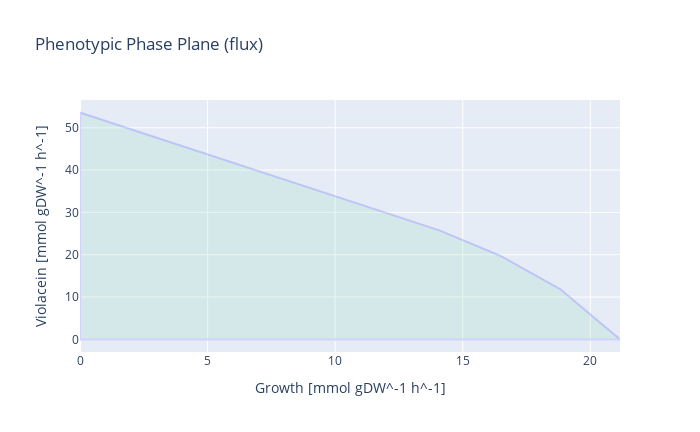

Notebook code cell kept with this figure:
### Code cell
with model_LB_vio_fad:
    model_LB_vio_fad.reactions.EX_o2_e.lower_bound = -1000
    result = phenotypic_phase_plane(model_LB_vio_fad, 
                                variables=[model_LB_vio_fad.reactions.Growth],
                                objective=model_LB_vio_fad.reactions.Violacein,
                                points=10)
    result.plot(plotter)

### Figure 1 — Plotly figure (JSON) as saved in the notebook; plotly's stock layout.template omitted (floating-point values rounded to 4 significant figures)
{"data": [{"fill": "toself", "fillcolor": "#B3E2CD", "hoverinfo": "none", "marker": {"line": {"color": "#B3E2CD"}, "opacity": 0.3}, "mode": "lines", "name": "WT", "opacity": 0.3, "type": "scatter", "x": [0, 2.352, 4.703, 7.055, 9.406, 11.76, 14.11, 16.46, 18.81, 21.16, 21.16, 18.81, 16.46, 14.11, 11.76, 9.406, 7.055, 4.703, 2.352, 0, 0, 0], "y": [0, 0, 0, 9.215e-15, 2.539e-14, 0, -6.756e-15, 0, -1.564e-13, 0, 1.664e-13, 11.9, 19.77, 25.7, 30.35, 34.99, 39.64, 44.29, 48.94, 53.58, 0, 53.58]}], "layout": {"height": 432, "title": {"text": "Phenotypic Phase Plane (flux)"}, "width": 700, "xaxis": {"autorange": true, "range": [0, 21.16], "title": {"text": "Growth [mmol gDW^-1 h^-1]"}, "type": "linear"}, "yaxis": {"autorange": true, "range": [-2.977, 56.56], "title": {"text": "Violacein [mmol gDW^-1 h^-1]"}, "type": "linear"}}}
